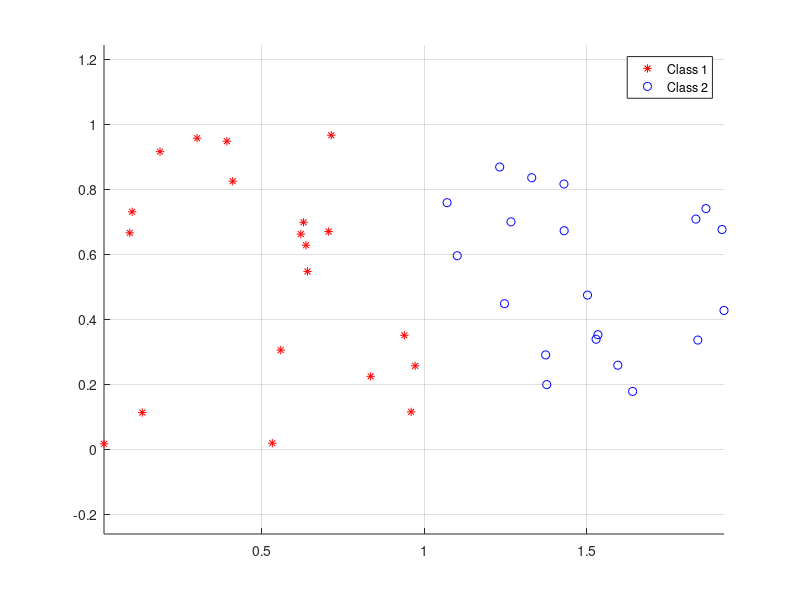

The MATLAB script that drew this image: (Note: this script raises an error after producing the figure.)
%%	Group 1 - Assignment 1
%	Anirudh Gupta		-	6607652
%	Maria Panoukidou	-	6607946
%	Sudip Sinha		-	6609779

%%	Initialize
clear all; clf; clc;

%%	Part (a)   	Prepare the dataset and the classifier.
%	Generate data
n1 = 20; train_data_class1 = rand(n1,2);
n2 = 20; train_data_class2 = rand(n2,2) + ones(n2,2)*[1 0; 0 0];
train_data = [train_data_class1 ; train_data_class2];
train_label(1:n1,1) = 1;
train_label(n1+1:n1+n2,1) = 2;

%	Visualize the data
figure(1); clf; hold all; axis equal;
plot(train_data(1:n1,1), train_data(1:n1,2), 'r*');
plot(train_data(n1+1:n1+n2,1), train_data(n1+1:n1+n2,2), 'bo');
legend('Class 1', 'Class 2');
grid on;

%	Generate test points
n = 100;
test_data = [rand(n,2); rand(n,2) + ones(n,2)*[1 0; 0 0]];
test_label(1:n,1) = 1;
test_label(n+1:2*n,1) = 2;


%%	Part (b)   	Test the classifier.
%	Test the classifier.
k_values = [1, 3, 5, 7, 10, 15, 20];
errTrain = zeros(length(k_values), 1);
errTest = zeros(length(k_values), 1);
for i = 1:length(k_values)
	predTrain = knnClassify(train_data, train_label, train_data, k_values(i));
	predTest  = knnClassify(train_data, train_label, test_data,  k_values(i));
	errTrain(i) = loss01(predTrain, train_label);
	errTest(i)  = loss01(predTest, test_label);
end

%	Plot the training and the test errors.
figure(2); hold all;
plot(k_values, errTrain, 'r*:');
plot(k_values, errTest,  'b.-');

%	Plot the prediction for the best 'k'.
[~, bestIdx] = min(errTest);
bestk = k_values(bestIdx);
predTest  = knnClassify(train_data, train_label, test_data,  bestk);

figure(3); clf; hold all; axis equal;
pred_class1 = find(predTest == 1);
pred_class2 = find(predTest == 2);
plot(test_data(pred_class1, 1), test_data(pred_class1, 2), 'r*');
plot(test_data(pred_class2, 1), test_data(pred_class2, 2), 'bo');
plot([1 1], [0 1], 'k');
